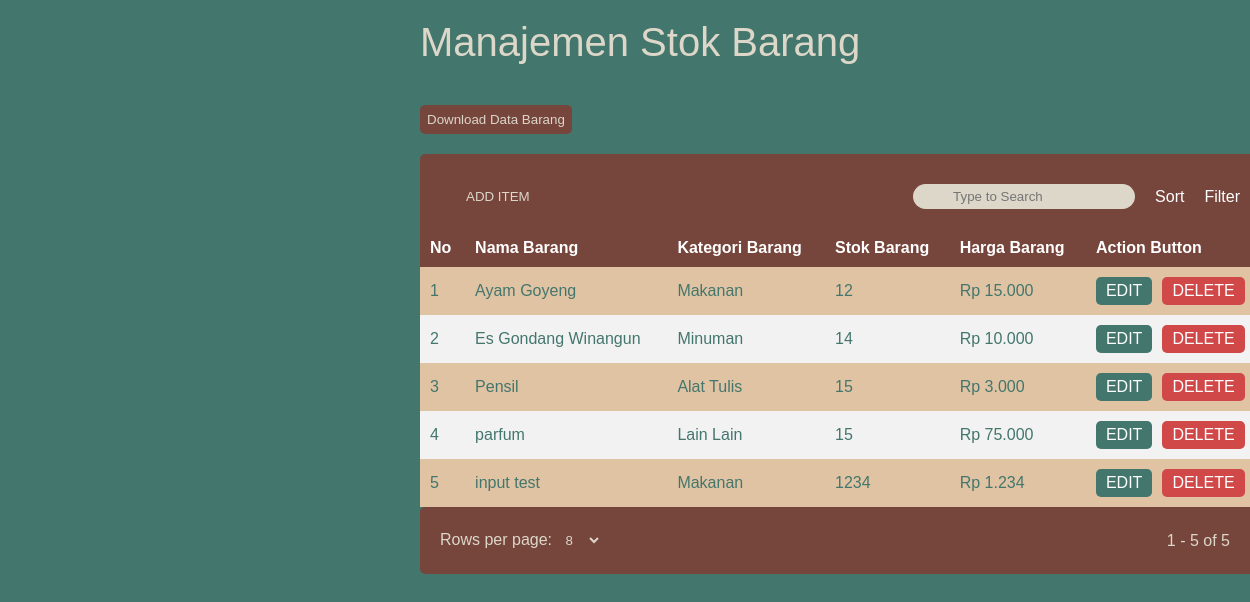
The page /admin/stok.php on the database as committed earlier.
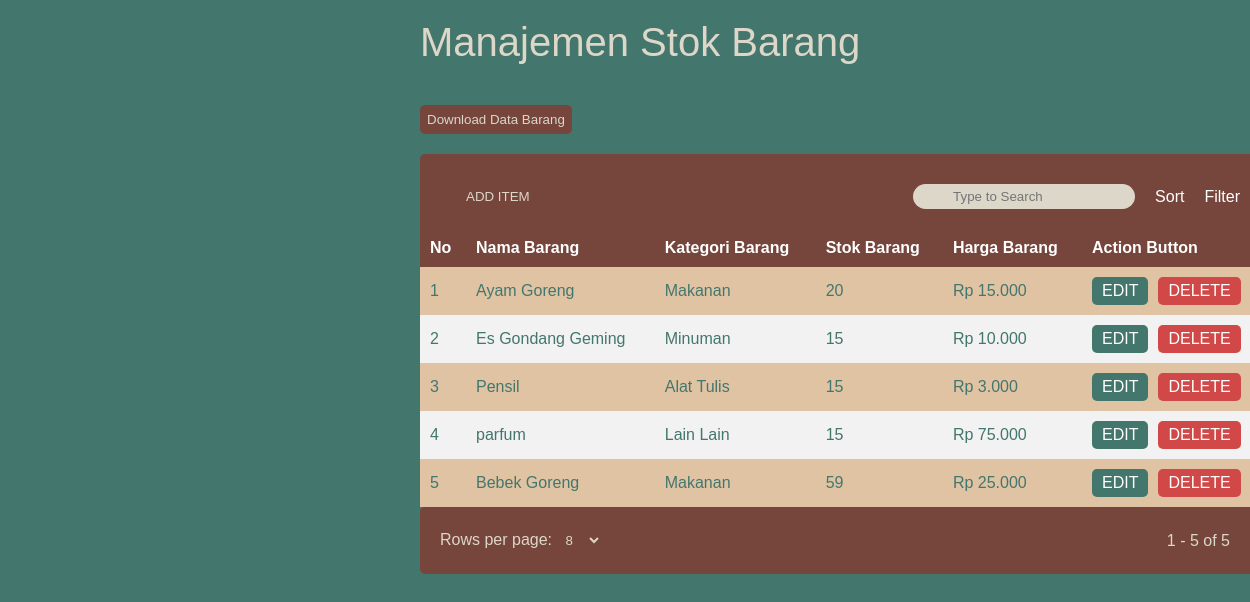
The same page on the database as committed later.
### tables this page shows
CREATE TABLE `products` (
  `product_id` int(11) NOT NULL,
  `product_name` varchar(255) NOT NULL,
  `category` enum('Makanan','Minuman','Alat Tulis','Lain Lain') NOT NULL,
  `stock` int(11) NOT NULL,
  `harga_barang` int(11) NOT NULL
);

### admin/stok.php (the view, shortened to what this page needs)
<?php
include '../config.php';
$page = isset($_GET['page_num']) ? (int)$_GET['page_num'] : 1;
$rowsPerPage = isset($_GET['rows_per_page']) ? (int)$_GET['rows_per_page'] : 8;
$offset = ($page - 1) * $rowsPerPage;
try {
    $pdo = new PDO("mysql:host=$servername;dbname=$dbname", $dbusername, $dbpassword);
    $pdo->setAttribute(PDO::ATTR_ERRMODE, PDO::ERRMODE_EXCEPTION);
    $stmt = $pdo->prepare("SELECT COUNT(*) FROM products");
    $stmt->execute();
    $totalProducts = $stmt->fetchColumn();
    $stmt = $pdo->prepare("SELECT product_id, product_name, category, stock, harga_barang FROM products LIMIT :offset, :rowsPerPage");
    $stmt->bindParam(':offset', $offset, PDO::PARAM_INT);
    $stmt->bindParam(':rowsPerPage', $rowsPerPage, PDO::PARAM_INT);
    $stmt->execute();
    $products = $stmt->fetchAll(PDO::FETCH_ASSOC);
} catch (PDOException $e) {
    echo "Error: " . $e->getMessage();
}
?>
<link rel="stylesheet" href="../assets/style/table.css">
<div class="col-md-9 content" style="margin-left: 400px;">
    <div class="row">
        <div class="contr">
            <div style="color:#DCD7C9; font-size: 40px; margin-bottom: 40px;">
                <i class="fa-solid fa-clipboard-list"></i> Manajemen Stok Barang
            </div>
            <div class="title">
                    <button class="btn-add" style="margin-bottom: 20px; padding: 7px; border-radius: 5px;"><a style="text-decoration: none; color: #DCD7C9;  " href="index.php?page=notif">Download Data Barang</a></button>
                </div>
            <div class="hdr">
                <div class="title">
                    <button class="btn-add"><a style="text-decoration: none; color: #DCD7C9;" href="index.php?page=tambahitem">ADD ITEM</a></button>
                </div>
                <div class="search">
                    <div style="position: relative;">
                        <input type="text" placeholder="Type to Search" class="inpt" style="padding-left: 40px; border-radius: 50px;">
                    </div>
                    <i class="fas fa-sort" style="margin:10px;"></i> Sort
                    <i class="fas fa-filter" style="margin:10px;"></i> Filter
                </div>
            </div>
            <table id="dataContainer">
                <thead style="color: #D5CEC0;">
                    <tr>
                        <th>No</th>
                        <th>Nama Barang</th>
                        <th>Kategori Barang</th>
                        <th>Stok Barang</th>
                        <th>Harga Barang</th>
                        <th>Action Button</th>
                    </tr>
                </thead>
                <tbody id="tableBody">
                    <?php
                    $i = $offset + 1;
                    if (!empty($products)):
                        foreach ($products as $product):
                    ?>
                        <tr>
                            <td><?php echo htmlspecialchars($i++); ?></td>
                            <td><?php echo htmlspecialchars($product['product_name']); ?></td>
                            <td><?php echo htmlspecialchars($product['category']); ?></td>
                            <td><?php echo htmlspecialchars($product['stock']); ?></td>
                            <td><?php echo "Rp " . number_format($product['harga_barang'], 0, ',', '.'); ?></td>
                            <td class="action-buttons">
                                <a class="edit-btn" href="index.php?page=edititem&product_id=<?php echo $product['product_id']; ?>" style="text-decoration: none;">EDIT</a>
                                <a class="delete-btn" href="index.php?page=deleteitem&product_id=<?php echo $product['product_id']; ?>" style="text-decoration: none;">DELETE</a>
                            </td>
                        </tr>
                    <?php
                        endforeach;
                    else:
                    ?>
                        <tr>
                            <td colspan="6">Tidak ada data barang</td>
                        </tr>
                    <?php endif; ?>
                </tbody>
            </table>
            <div class="footer d-flex justify-content-center align-items-center" style="color: #DCD7C9;">
                <div>
                    Rows per page:
                    <select id="rowsPerPage" onchange="updateTable()" style="background-color: #76453B; color: #DCD7C9;">
                        <option value="8" <?php if ($rowsPerPage == 8) echo "selected"; ?>>8</option>
                    </select>
                </div>
                <div class="pagination" style="margin-left: 20px;">
                    <span id="pageInfo"><?php echo "1 - " . ($offset + count($products)) . " of $totalProducts"; ?></span>
                </div>
            </div>
        </div>
    </div>
</div>

Rows that differ between the two databases and show on the page:
removed products: product_name "input test", category "Makanan", stock "1234", harga_barang "1.234"
changed products: product_name "Ayam Goyeng" → "Ayam Goreng"; stock "12" → "20"
changed products "Minuman": product_name "Es Gondang Winangun" → "Es Gondang Geming"; stock "14" → "15"
added products: product_name "Bebek Goreng", category "Makanan", stock "59", harga_barang "25.000"
